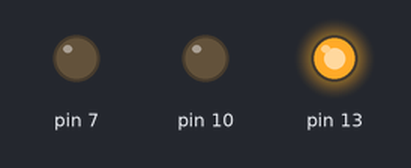
Bench run of a sketch on a simulated Arduino Uno, built with avr-gcc and run on an emulated ATmega328P. On the bench: output pins drawn as LEDs (lit = HIGH).

Above: at 0.2 s.
At 1.5 s:
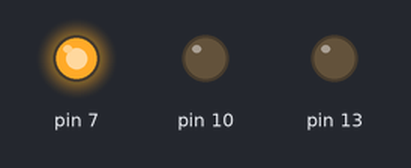
At 3.1 s:
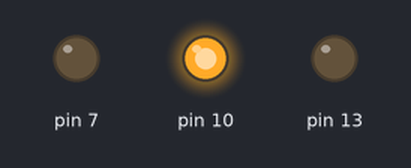
At 5.9 s:
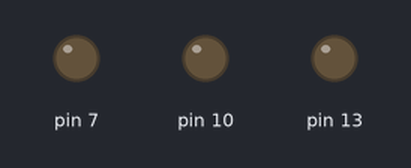
Timing chart, 0 to 7.8 s (numbered marks = the images above):
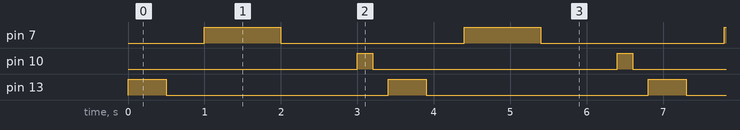

Measured:
- by itself, pin 7: alternates HIGH for 1.0 s and LOW for 2.4 s
- by itself, pin 10: alternates HIGH for 0.20 s and LOW for 3.2 s
- by itself, pin 13: alternates HIGH for 0.50 s and LOW for 2.9 s

The sketch:

01_LED_blinking_project_arduino.ino
```cpp
void setup() {
 pinMode(13,OUTPUT);
  pinMode(7,OUTPUT);
   pinMode(10,OUTPUT);
}
void loop() {
  digitalWrite(13, HIGH);
  delay(500);

  digitalWrite(13, LOW);
  delay(500);

  digitalWrite(7, HIGH);
  delay(1000);

  digitalWrite(7, LOW);
  delay(1000);


digitalWrite(10, HIGH);
  delay(200);

  digitalWrite(10, LOW);
  delay(200);


}
```
